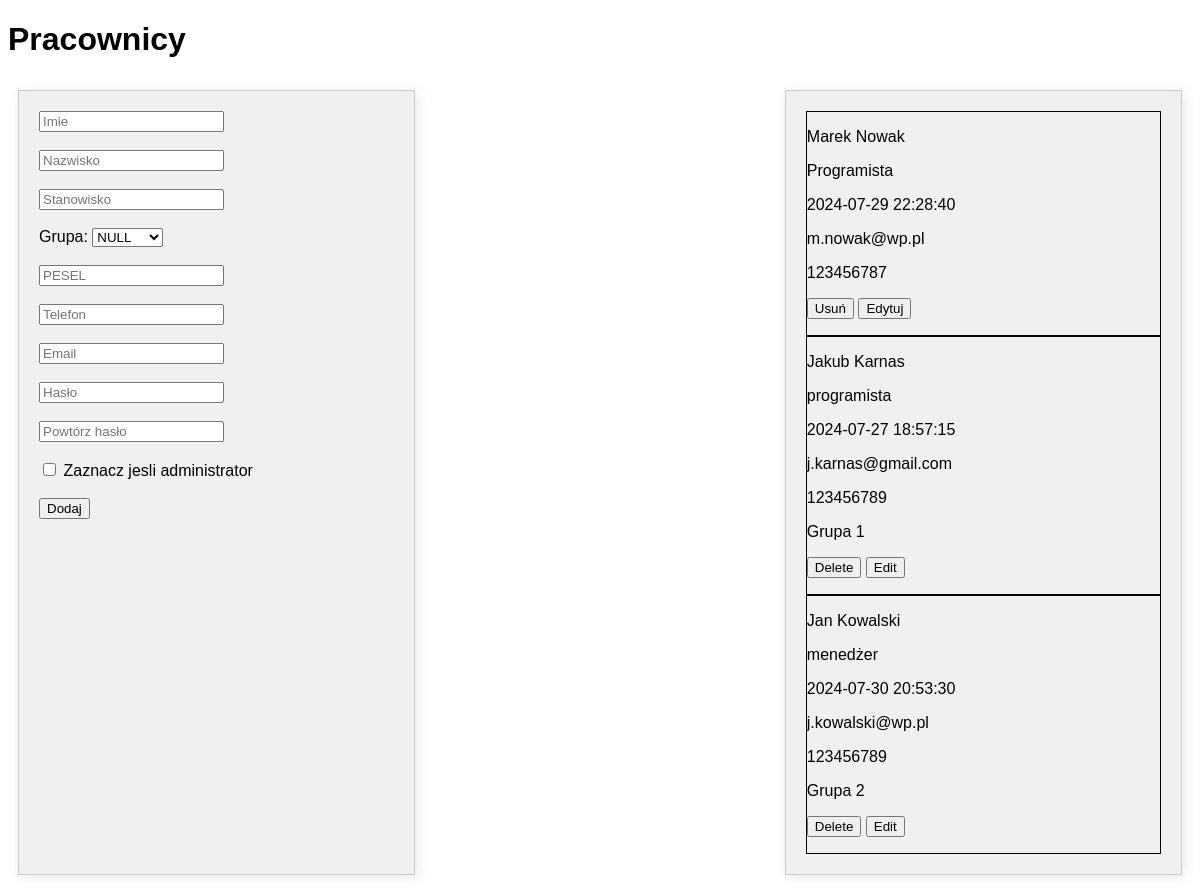
The page /employee (signed in) on the database its author committed.
### tables this page shows
CREATE TABLE `employees` (
  `id_employee` int(11) NOT NULL,
  `name` varchar(20) NOT NULL,
  `last_name` varchar(20) NOT NULL,
  `job_position` varchar(30) DEFAULT NULL,
  `pesel` varchar(11) NOT NULL,
  `phone` varchar(9) NOT NULL,
  `email` varchar(50) DEFAULT NULL,
  `pass` varchar(255) NOT NULL,
  `previous_login` datetime DEFAULT NULL,
  `employee_right` varchar(20) NOT NULL,
  `id_group` int(11) DEFAULT NULL
);

CREATE TABLE `working_group` (
  `id_group` int(11) NOT NULL,
  `name_group` varchar(50) DEFAULT NULL,
  `description` varchar(200) DEFAULT NULL,
  `file_path` varchar(30) DEFAULT NULL
);

### core/view/view.php (called while the page is built, shortened)
<?php
class View
{
	public function render(string $page, array $elements = []): void
	{
		$elements = $this->escape($elements);
		require_once("./templates/$page.php");
	}
	private function escape(array $params): array
	{
		$clearParams = [];
		foreach ($params as $key => $param) {
		switch (true) {
			case is_array($param):
			$clearParams[$key] = $this->escape($param);
			break;
			case is_int($param):
			$clearParams[$key] = $param;
			break;
			case $param:
			$clearParams[$key] = htmlentities($param);
			break;
			default:
			$clearParams[$key] = $param;
			break;
		}
		}
		return $clearParams;
	}
}

### index.php (called while the page is built, shortened)
<?php
$router = new \Core\Tools\Router();
$router->get('/', 'LoginController@loginView');
$router->post('/login-now', 'LoginController@login');
$router->get('/manager', 'ManagerController@managerView');
$router->get('/user', 'UserController@userView');
$router->get('/employee', 'EmployeeController@employeeView');
$router->post('/employee-now', 'EmployeeController@employeeAdd');
$router->post('/employee-edit', 'EmployeeController@employeeEdit');
$router->post('/employee-del', 'EmployeeController@employeeDel');
$router->get('/group', 'GroupController@groupView');
$router->post('/group', 'GroupController@groupAdd');
$router->post('/group-edit', 'GroupController@groupEdit');
$router->post('/group-del', 'GroupController@groupDel');
$router->get('/task', 'TaskController@taskView');
$router->post('/task', 'TaskController@taskAdd');
$router->post('/task-edit', 'TaskController@taskEdit');
$router->post('/task-del', 'TaskController@taskDel');
$router->get('/logout', 'LoginController@logout');
$router->get('/unaut-access', 'AccessController@unautAccess');
$uri = parse_url($_SERVER['REQUEST_URI'], PHP_URL_PATH);
$router->dispatch($uri);

### core/models/DBConnect.php (called while the page is built, shortened)
<?php
class DBConnect {
    protected PDO $dbh;
    private $stmt;
    private function createConnection(): void{
        require_once 'core/config/configurationDB.php';
        $dsn = "mysql:host={$host};dbname={$database}";
        $options = array(
            PDO::ATTR_PERSISTENT => true,
            PDO::ATTR_ERRMODE => PDO::ERRMODE_EXCEPTION
        );
        try {
            $this->dbh = new PDO(
            $dsn,
            $user,
            $password,
            $options
        );
        } catch (PDOException $e) {
            $this->error = $e->getMessage();
            echo $this->error;
        }
      }
      public function query($sql): void{
        $this->stmt = $this->dbh->prepare($sql);
      }
      public function execute(){
        return $this->stmt->execute();
      }
      public function allArray(){
        $this->execute();
        return $this->stmt->fetchAll(PDO::FETCH_ASSOC);
      }
}

### core/config/configurationDB.php (called while the page is built, shortened)
<?php
    $host = 'localhost';
    $database = 'checktask';
    $user = 'root';
    $password = '';

### core/models/EmployeeModel.php (called while the page is built, shortened)
<?php
class EmployeeModel{
    private DBConnect $connect;
    public function __construct(){
        $this->connect = new DBConnect();
    }
    public function EmployeeShow(){
        $this->connect->query('SELECT * FROM employees INNER JOIN working_group ON working_group.id_group = employees.id_group');
        $row = $this->connect->allArray();
        if($this->connect->Count() > 0){
            return $row;
        }else{
            return false;
        }
    }
    public function EmployeeShowAll(){
        $this->connect->query('SELECT * FROM employees WHERE id_group IS NULL;');
        $row = $this->connect->allArray();
        if($this->connect->Count() > 0){
            return $row;
        }else{
            return false;
        }
    }
    public function GroupShow(){
        $this->connect->query('SELECT id_group, name_group FROM working_group');
        $row = $this->connect->allArray();
        if($this->connect->Count() > 0){
            return $row;
        }else{
            return false;
        }
    }
}

### templates/employee.php (the view, shortened to what this page needs)
<!DOCTYPE html>
<html lang="pl">
<head>
</head>
<body>
    <h1>Pracownicy</h1>
    <div class="container">
    <div class="box">
    <form method="post" action="/employee-now">
        <input type="text" name="firsName" placeholder="Imie"><br>
        <br>
        <input type="text" name="lastName" placeholder="Nazwisko"required><br>
        <br>
        <input type="text" name="jobPosition" placeholder="Stanowisko"required><br>
        <br>
        Grupa:
        <select name="employeeGroup" id="employeeGroup">
            <option value="BRAK" selected>
                NULL
            </option>
        </select>
        <br>
        <br>
        <input type="number" name="PESEL" placeholder="PESEL"required><br>
        <br>
        <input type="number" name="phone" placeholder="Telefon"required><br>
        <br>
        <input type="text" name="email" placeholder="Email"required><br>
        <br>
        <input type="password" name="usersPwd" placeholder="Hasło"required><br>
        <br>
        <input type="password" name="pwdRepeat" placeholder="Powtórz hasło" required><br>
        <br>
        <input type="checkbox" name="role" value="manager"> Zaznacz jesli administrator<br>
        <br>
        <button type="submit" name="submit">Dodaj</button>
    </form>
    </div>
    <br>
    <div class="box">
    <div>
        <?php if(!empty($elements['EmployeeShowAll'])) : ?>
        <?php foreach ($elements['EmployeeShowAll'] as $user2): ?>
        <div style="border: solid black 1px;">
            <p><?php echo $user2['name'] . " " . $user2['last_name'] ?></p>
            <p><?php echo $user2['job_position']; ?></p>
            <p><?php echo $user2['previous_login']; ?></p>
            <p><?php echo $user2['email']; ?></p>
            <p><?php echo $user2['phone']; ?></p>
            <p>
                <form action="/employee-del" method="post" style="display:inline;">
                    <button type="submit">Usuń</button>
                </form>
                <button onclick="editEmployeeUngroup(
                '<?php echo $user2['id_employee'];?>',
                '<?php echo $user2['name'];?>',
                '<?php echo $user2['last_name'];?>',
                '<?php echo $user2['job_position'];?>',
                '<?php echo $user2['pesel'];?>',
                '<?php echo $user2['phone'];?>',
                '<?php echo $user2['email'];?>'
                )">Edytuj</button>
            </p>
        </div>
        <?php endforeach; ?>
        <?php endif; ?>
        </div>
    <div>
        <?php if(!empty($elements['EmployeeShow'])) : ?>
        <?php foreach ($elements['EmployeeShow'] as $user): ?>
        <div style="border: solid black 1px;">
            <p><?php echo $user['name'] . " " . $user['last_name'] ?></p>
            <p><?php echo $user['job_position']; ?></p>
            <p><?php echo $user['previous_login']; ?></p>
            <p><?php echo $user['email']; ?></p>
            <p><?php echo $user['phone']; ?></p>
            <p><?php echo $user['name_group']; ?></p>
            <p>
                <form action="/employee-del" method="post" style="display:inline;">
                    <button type="submit">Delete</button>
                </form>
                <button onclick="editEmployee(
                '<?php echo $user['id_employee'];?>',
                '<?php echo $user['name'];?>',
                '<?php echo $user['last_name'];?>',
                '<?php echo $user['job_position'];?>',
                '<?php echo $user['pesel'];?>',
                '<?php echo $user['phone'];?>',
                '<?php echo $user['email'];?>',
                '<?php echo $user['name_group'];?>'
                )">Edit</button>
            </p>
        </div>
        <?php endforeach; ?>
        <?php endif; ?>
        </div>
    </div>
    </div>
</body>
</html>

### core/tools/Router.php (shortened to what this page needs)
<?php
class Router {
    protected array $routes = [];
    public function get(string $uri,string $callback): void {
        $this->routes['GET'][$uri] = $callback;
    }
    public function post(string $uri,string $callback): void {
        $this->routes['POST'][$uri] = $callback;
    }
    public function dispatch(string $uri): void {
        $method = $_SERVER['REQUEST_METHOD'];
        if (isset($this->routes[$method][$uri])) {
            $callback = $this->routes[$method][$uri];
            if (is_callable($callback)) {
                call_user_func($callback);
            } elseif (is_string($callback)) {
                $this->callController($callback, $uri);
            }
        } else {
            echo "404 Not Found";
        }
    }
    protected function callController(string $callback, string $uri): void {
        list($controller, $method) = explode('@', $callback);
        $controller = 'Core\\Controllers\\' . "$controller";
        if (class_exists($controller) && method_exists($controller, $method)) {
            $controllerInstance = new $controller();
            $controllerInstance->$method();
        } else {
            echo "Controller or method not found";
        }
    }
}

### core/controllers/EmployeeController.php (shortened to what this page needs)
<?php
class EmployeeController{
    public function employeeView() : Void{
        if(isset($_SESSION['status']) && $_SESSION['status'] = "login"){
            $registerModel = new EmployeeModel();
            $paramTable['EmployeeShow'] = $registerModel->EmployeeShow();
            $paramTable['EmployeeShowAll'] = $registerModel->EmployeeShowAll();
            $paramTable['GroupShow'] = $registerModel->GroupShow();
            (new View())->render("employee", $paramTable);
        }else{
            forwarding("/403");
        }
    }
}

### templates/employee.php (style rules this page uses)
body { font-family: Arial, sans-serif; }
.container { display: flex; justify-content: space-between; }
.box { width: 30%; padding: 20px; margin: 10px; background-color: #f0f0f0; border: 1px solid #ccc; box-shadow: 2px 2px 12px rgba(0, 0, 0, 0.1); }

### rows shown on the page
employees: name "Marek", last_name "Nowak", job_position "Programista", previous_login "2024-07-29 22:28:40", email "m.nowak@wp.pl", phone "123456787"
employees: name "Jakub", last_name "Karnas", job_position "programista", previous_login "2024-07-27 18:57:15", email "j.karnas@gmail.com", phone "123456789", id_group.name_group "Grupa 1"
employees: name "Jan", last_name "Kowalski", job_position "menedżer", previous_login "2024-07-30 20:53:30", email "j.kowalski@wp.pl", phone "123456789", id_group.name_group "Grupa 2"
